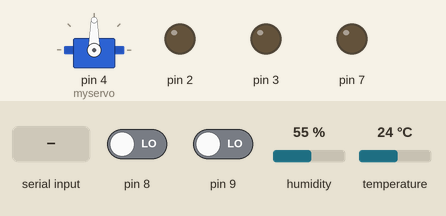
Bench run of a sketch on a simulated Arduino Uno, built with avr-gcc and run on an emulated ATmega328P. Parts: servo, output pins drawn as LEDs (lit = HIGH). The test bench sets the inputs (shaded band); at power-on: pin 8 LOW, pin 9 LOW, humidity 55 %, temperature 24 °C. What the sketch prints to the serial monitor is not drawn.

Above: at 1.2 s.
1.3 s: "a\n" received over Serial
At 1.5 s:
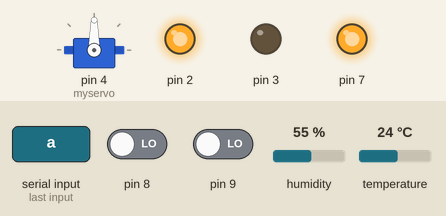
At 2.7 s:
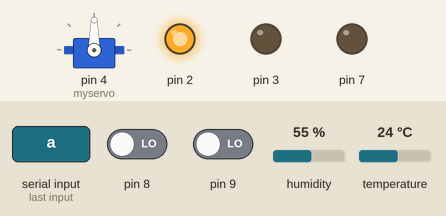
3.0 s: "x\n" received over Serial
At 3.23 s:
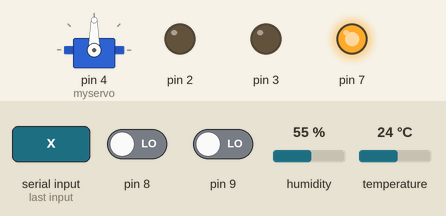
Timing chart, 0 to 6.0 s (numbered marks = the images above; inputs shaded):
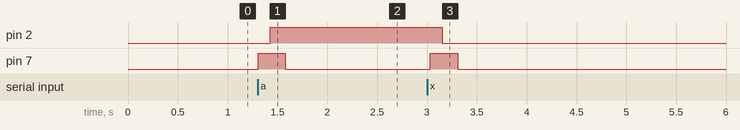

Measured:
- after the input at 1.3 s, pin 2: LOW → HIGH after 0.13 s; pin 7: LOW → HIGH at once, → LOW 0.27 s later
- after the input at 3.0 s, pin 2: HIGH → LOW after 0.16 s; pin 7: LOW → HIGH at once, → LOW 0.27 s later

The sketch:

Final_Project_home_automation.ino
```cpp
#include <Servo.h>

Servo myservo;  // create servo object to control a servo
// twelve servo objects can be created on most boards

int pos = 0;    // variable to store the servo position


//temp hu
#include "Adafruit_Si7021.h"

bool enableHeater = false;
uint8_t loopCnt = 0;

Adafruit_Si7021 sensor = Adafruit_Si7021();
//temp hu

String data;
char clr;

void setup() {
  Serial.begin(57600);
  //Serial.println("start");
  myservo.attach(4);

  //temp hu
  // wait for serial port to open
  while (!Serial) {
    delay(10);
  }

  //Serial.println("Si7021 test!");

  if (!sensor.begin()) {
    //Serial.println("Did not find Si7021 sensor!");
    while (true)
      ;
  }


pinMode(2, OUTPUT);
pinMode(3, OUTPUT);
pinMode(7, OUTPUT);
pinMode(9, INPUT);
pinMode(8, INPUT);

}
void loop(){
int pir = digitalRead(9);
int gas = digitalRead(8);
  //Serial.print("Humidity:    ");
Serial.println(sensor.readTemperature());
Serial.println(sensor.readHumidity());
 // Serial.print("\tTemperature: ");

Serial.println(gas);
Serial.println(pir);


  delay(50);

  // Toggle heater enabled state every 30 seconds
  // An ~1.8 degC temperature increase can be noted when heater is enabled
  if (++loopCnt == 30) {
    enableHeater = !enableHeater;
    sensor.heater(enableHeater);
    //Serial.print("Heater Enabled State: ");
    if (sensor.isHeaterEnabled()){
      //Serial.println("ENABLED");
      }
    else{
     // Serial.println("DISABLED");
    }
    loopCnt = 0;
  }


digitalWrite(7, LOW);
if(Serial.available()>0)
   {
      digitalWrite(7, HIGH);
      clr= Serial.read(); // reading the data received from the bluetooth module
      data +=clr;
      if(clr=='\n'){

       // Serial.println(data);


      switch(data[0])
      {
        case 'a': digitalWrite(2, HIGH);break; // when a is pressed on the app on your smart phone
        case 'x': digitalWrite(2, LOW);break; // when d is pressed on the app on your smart phone
        default : break;
      }
      switch(data[1])
      {
        case 'b': digitalWrite(3, HIGH);break; // when a is pressed on the app on your smart phone
        case 'x': digitalWrite(3, LOW);break; // when d is pressed on the app on your smart phone
        default : break;
      }
      switch(data[2])
      {
        case 'c':   myservo.write(180);break; // when a is pressed on the app on your smart phone
        case 'x': myservo.write(0);break; // when d is pressed on the app on your smart phone
        default : break;
      }
      data="";
      delay(30);
      }
   }
delay(30);

}
```
